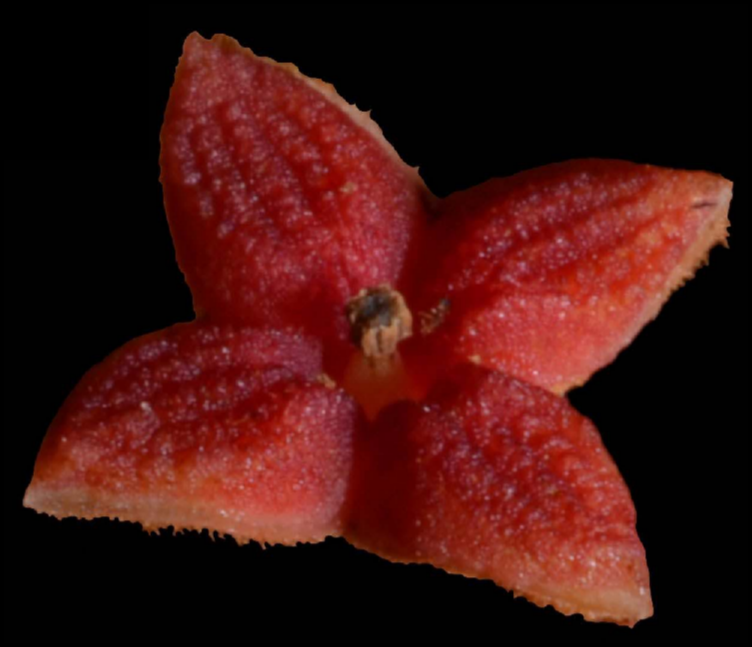
%> input picture angiosperms/early_angiosperms/13.png, 752 x 647 px
$ octave reflection_ti_curve_13.m   (GNU Octave 9; MATLAB toolbox functions it lacks are replaced by stand-ins)
%> lines starting %> are read from the running program, lines starting %| are printed output that depends on the picture
### transinfo.m
function TI=transinfo(imdata,Atform,Dthresh,Pmax)
%imdata - original image
%Atform - Matrix defining 2D affine transformation
%Dthresh - anything above min(Dthresh,0) of original image will be counted in domain
%Pmax - normalize by TI Pmax. if Pmax=0, normalize by max value of imdata.

[M,N] = size(imdata);
tform = affine2d(Atform);

centerOutput = affineOutputView([M,N],tform,'BoundsStyle','CenterOutput');
Timdata = imwarp(imdata,tform,'OutputView',centerOutput);

Dim  = double(imdata);
DTim = double(Timdata);

if Pmax==0
    Pmax = max(max(Dim));
end

Acount    = sum(sum(Dim>0 & DTim>0));
integrand = Dim.*log(Dim./DTim);

%Values outside of \tilde{D} are zero for the transformed image;
%they give inf and hence are ignored
TI = sum(sum(integrand(~isinf(integrand))));


TI=TI/Acount/Pmax;

### experiments/scratch_ti_curves/reflection_ti_curve_13.m
%% Reflection TI curves for angiosperms/early_angiosperms/13.png
%For flower image 13, computes TI as a function of the reflection axis
%angle theta (the flower is reflected about a line through a fixed
%center, at angle theta to the x-axis; theta swept 0:360 degrees),
%about two different centers:
%   1) the reflection center (bxc,byc) = (247,437), i.e. the center that
%      minimizes TI under reflection about the horizontal/vertical axes,
%      as found by find_reflection_center in compare_centers_centroid.m
%      and marked with a cyan star in plotsAll/early_angiosperms/13_centers.png
%      (and recorded in resultsAll/center_comparison.csv, row image=13).
%   2) the weighted centroid (cxc,cyc), recomputed here the same way as
%      weighted_centroid_center in compare_centers_centroid.m.
%TI is computed both ways (transinfo.m, which normalizes by the
%intersection of the original and transformed domains) about both
%centers, and additionally with transinfoUnion.m (which normalizes by the
%union instead) about the reflection center, to compare the two
%normalizations.
%
%Reflection-about-angle-theta transform mirrors the "rotate and reflect
%about center" section of RotRef/TransInfo_images.m: bring the axis at
%angle theta to the x-axis (rotate by -theta), reflect y -> -y, then
%rotate back by theta -- all about the given center.
%
%Saves scratch_ti_curves/13_reflection_ti_curve.mat (thetavals, both
%centers, and the three TI curves) and a plot,
%scratch_ti_curves/13_reflection_ti_curve.png.

%Resolve paths relative to the repository root (parent of experiments/,
%which is this script's grandparent folder)
thisFile = mfilename('fullpath');
repoRoot = fileparts(fileparts(fileparts(thisFile)));
addpath(fullfile(repoRoot, 'AuxFunctions'));

imgPath = fullfile(repoRoot, 'angiosperms', 'early_angiosperms', '13.png');
imdata0 = imread(imgPath);
%> imdata0 is the input picture: size 647x752x3 uint8; mean R, G, B 64.7, 19, 16.2
imdata = im2gray(imdata0) + 1;
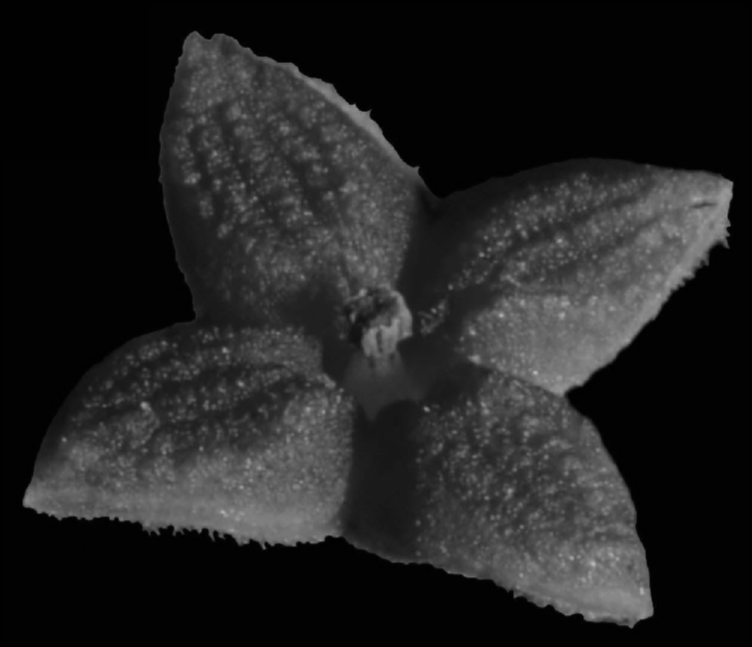
%> imdata: size 647x752 uint8; min 1, max 184, mean 33.3

Dthresh = 15;
Pmax = 256;

%Reflection center, as found by find_reflection_center in
%compare_centers_centroid.m and recorded in
%resultsAll/center_comparison.csv (row image=13; also the cyan star in
%plotsAll/early_angiosperms/13_centers.png).
bxc = 247;
byc = 437;

%Weighted centroid: sum(w.*coord)/sum(w) over pixels inside the flower
%domain (intensity > Dthresh), weighted by intensity itself -- same
%definition as weighted_centroid_center in compare_centers_centroid.m.
[cxc, cyc] = weighted_centroid_center(imdata, Dthresh, @(v) v);

Nthmax = 361;
thetavals = linspace(0, 360, Nthmax) * pi/180;

Ary = [1,0,0; 0,-1,0; 0,0,1]; %reflect across x-axis (y -> -y)

TI_ref = zeros(Nthmax, 1);       %about reflection center, transinfo
TI_cen = zeros(Nthmax, 1);       %about weighted centroid, transinfo
TI_ref_union = zeros(Nthmax, 1); %about reflection center, transinfoUnion

b_ref = [bxc, byc];
Atb_ref = [1,0,0; 0,1,0; -b_ref(1),-b_ref(2),1];
AtbI_ref = [1,0,0; 0,1,0; b_ref(1),b_ref(2),1];

b_cen = [cxc, cyc];
Atb_cen = [1,0,0; 0,1,0; -b_cen(1),-b_cen(2),1];
AtbI_cen = [1,0,0; 0,1,0; b_cen(1),b_cen(2),1];

for llth = 1:Nthmax
    theta = thetavals(llth);
    Arot = [cos(theta), -sin(theta), 0; sin(theta), cos(theta), 0; 0, 0, 1];
    ArotI = [cos(theta), sin(theta), 0; -sin(theta), cos(theta), 0; 0, 0, 1];

    %reflect about the axis at angle theta through the reflection center:
    %bring axis to x-axis, reflect y->-y, rotate back
    tformRef = Atb_ref*ArotI*Ary*Arot*AtbI_ref;
    TI_ref(llth) = transinfo(imdata, tformRef, Dthresh, Pmax);
% [39 lines not run here, left out]
function [cxc, cyc] = weighted_centroid_center(imdata, Dthresh, weightFun)
%> called with Dthresh = 15
%Function-weighted centroid (weighted arithmetic mean) of the pixel
%coordinates: each pixel (x,y) inside the flower domain (grayscale
%intensity > Dthresh, matching transinfo's own domain definition) is
%weighted by weightFun(intensity), and the center is
%sum(w.*coord)/sum(w) over each coordinate. Mirrors
%weighted_centroid_center in compare_centers_centroid.m.
[M, N] = size(imdata);
%> M = 647; N = 752
[xx, yy] = meshgrid(1:N, 1:M);

intensity = double(imdata);
w = weightFun(intensity);
w(intensity <= Dthresh) = 0;

Wsum = sum(w(:));
%> Wsum = 15728240
if Wsum <= 0
    cxc = NaN;
    cyc = NaN;
    warning('weighted_centroid_center:emptyDomain', ...
        'No pixels above Dthresh (or all weights <= 0); returning NaN.');
    return;
end

cxc = sum(w(:) .* xx(:)) / Wsum;
%> cxc = 406.2
cyc = sum(w(:) .* yy(:)) / Wsum;
%> cyc = 358.8
%> `[cxc, cyc] = weighted_centroid_center(imdata, Dthresh, @(v) v);`: cxc = 406.2; cyc = 358.8
%> `b_cen = [cxc, cyc];`: b_cen = [406.2 358.8]
%> `Atb_cen = [1,0,0; 0,1,0; -b_cen(1),-b_cen(2),1];`: Atb_cen = [1 0 0; 0 1 0; -406.2 -358.8 1]
%> `AtbI_cen = [1,0,0; 0,1,0; b_cen(1),b_cen(2),1];`: AtbI_cen = [1 0 0; 0 1 0; 406.2 358.8 1]
%> the run ends on the next line
end

$ run again, with experiments/plotsAll/early_angiosperms/13_centers.png copied over angiosperms/early_angiosperms/13.png
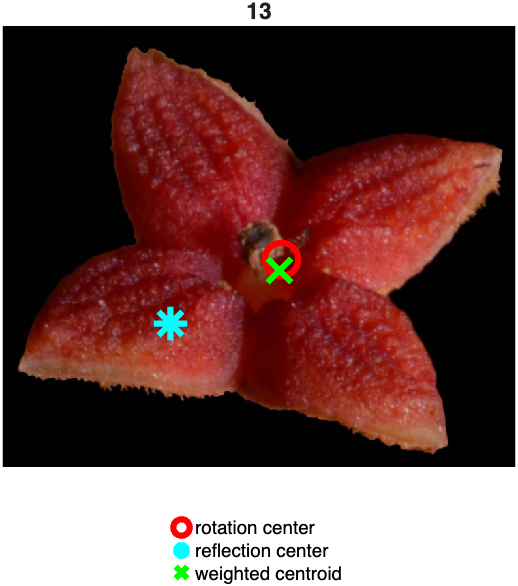
%> input picture experiments/plotsAll/early_angiosperms/13_centers.png, 518 x 586 px
%> imdata0 is the input picture: size 586x518x3 uint8; mean R, G, B 111.1, 78, 75.5
%> `imdata = im2gray(imdata0) + 1;`:
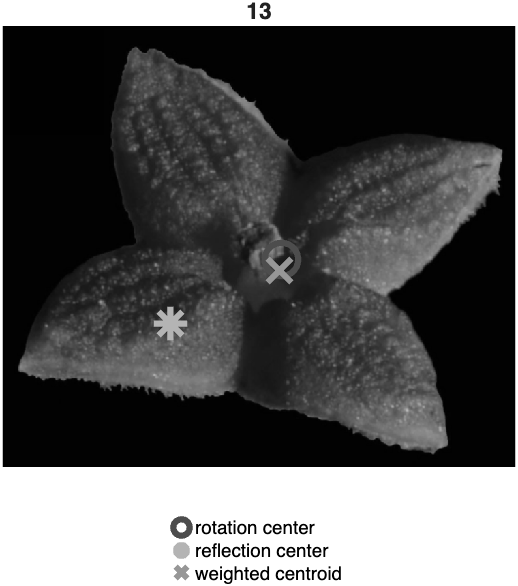
%> imdata: size 586x518 uint8; min 1, max 255, mean 88.4
%> Wsum = 26592737
%> in weighted_centroid_center, `cxc = sum(w(:) .* xx(:)) / Wsum;`: cxc = 265.1
%> in weighted_centroid_center, `cyc = sum(w(:) .* yy(:)) / Wsum;`: cyc = 383
%> `[cxc, cyc] = weighted_centroid_center(imdata, Dthresh, @(v) v);`: cxc = 265.1; cyc = 383
%> b_cen = [265.1 383]
%> Atb_cen = [1 0 0; 0 1 0; -265.1 -383 1]
%> AtbI_cen = [1 0 0; 0 1 0; 265.1 383 1]

$ run again, with angiosperms/early_angiosperms/15.png copied over angiosperms/early_angiosperms/13.png
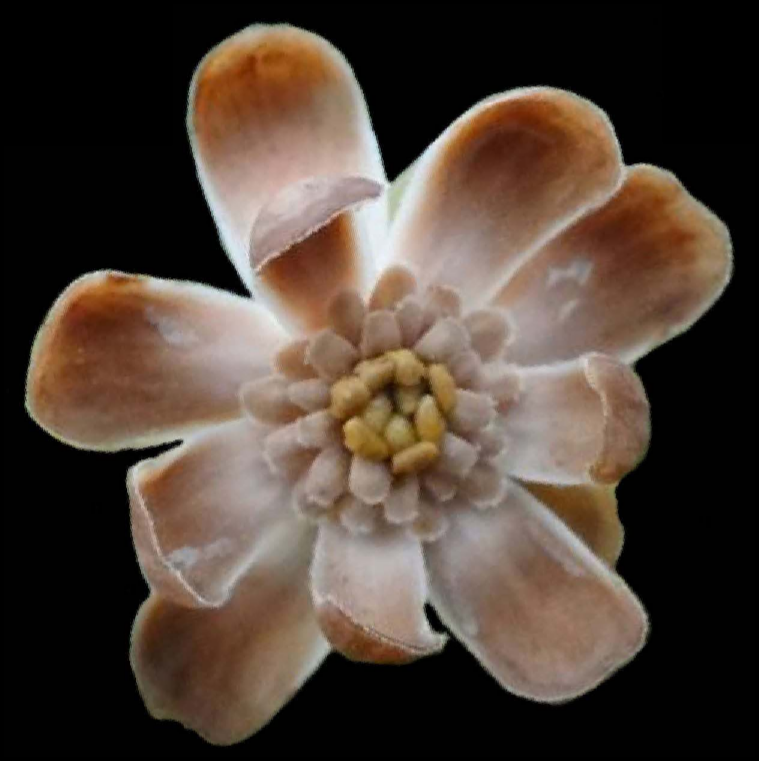
%> input picture angiosperms/early_angiosperms/15.png, 759 x 761 px
%> imdata0 is the input picture: size 761x759x3 uint8; mean R, G, B 79.1, 64.7, 54.6
%> `imdata = im2gray(imdata0) + 1;`:
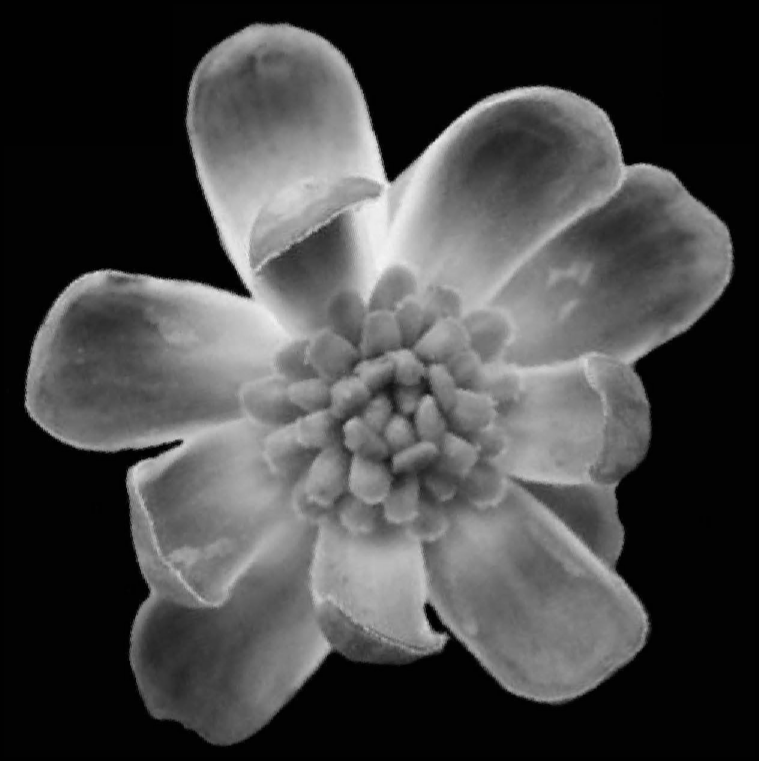
%> imdata: size 761x759 uint8; min 1, max 245, mean 68.9
%> Wsum = 39299879
%> in weighted_centroid_center, `cxc = sum(w(:) .* xx(:)) / Wsum;`: cxc = 382
%> b_cen = [382 382]
%> Atb_cen = [1 0 0; 0 1 0; -382 -382 1]
%> AtbI_cen = [1 0 0; 0 1 0; 382 382 1]
